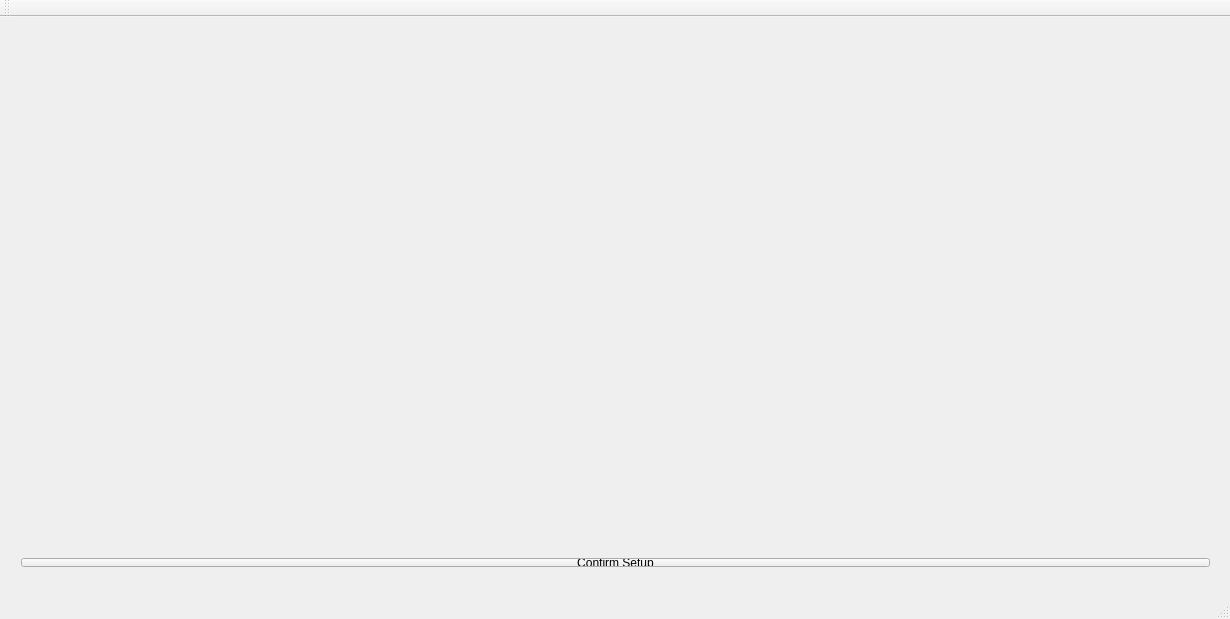
<?xml version="1.0" encoding="UTF-8"?>
<ui version="4.0">
 <class>MainWindow</class>
 <widget class="QMainWindow" name="MainWindow">
  <property name="geometry">
   <rect>
    <x>0</x>
    <y>0</y>
    <width>1230</width>
    <height>619</height>
   </rect>
  </property>
  <property name="windowTitle">
   <string>MainWindow</string>
  </property>
  <widget class="QWidget" name="centralWidget">
   <widget class="QWidget" name="gridLayoutWidget">
    <property name="geometry">
     <rect>
      <x>10</x>
      <y>0</y>
      <width>1211</width>
      <height>521</height>
     </rect>
    </property>
    <layout class="QGridLayout" name="cameraGrid"/>
   </widget>
   <widget class="QWidget" name="horizontalLayoutWidget">
    <property name="geometry">
     <rect>
      <x>10</x>
      <y>530</y>
      <width>1211</width>
      <height>31</height>
     </rect>
    </property>
    <layout class="QHBoxLayout" name="horizontalLayout">
     <item>
      <widget class="QPushButton" name="confirmBttn">
       <property name="text">
        <string>Confirm Setup</string>
       </property>
      </widget>
     </item>
    </layout>
   </widget>
  </widget>
  <widget class="QMenuBar" name="menuBar">
   <property name="geometry">
    <rect>
     <x>0</x>
     <y>0</y>
     <width>1230</width>
     <height>25</height>
    </rect>
   </property>
  </widget>
  <widget class="QToolBar" name="mainToolBar">
   <attribute name="toolBarArea">
    <enum>TopToolBarArea</enum>
   </attribute>
   <attribute name="toolBarBreak">
    <bool>false</bool>
   </attribute>
  </widget>
  <widget class="QStatusBar" name="statusBar"/>
 </widget>
 <layoutdefault spacing="6" margin="11"/>
 <resources/>
 <connections/>
</ui>
